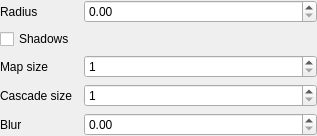
<?xml version="1.0" encoding="UTF-8"?>
<ui version="4.0">
 <class>DirectLightWidget</class>
 <widget class="QWidget" name="DirectLightWidget">
  <property name="geometry">
   <rect>
    <x>0</x>
    <y>0</y>
    <width>317</width>
    <height>129</height>
   </rect>
  </property>
  <property name="windowTitle">
   <string>Form</string>
  </property>
  <property name="locale">
   <locale language="English" country="UnitedStates"/>
  </property>
  <layout class="QVBoxLayout" name="verticalLayout">
   <property name="leftMargin">
    <number>0</number>
   </property>
   <property name="topMargin">
    <number>0</number>
   </property>
   <property name="rightMargin">
    <number>0</number>
   </property>
   <property name="bottomMargin">
    <number>0</number>
   </property>
   <item>
    <layout class="QHBoxLayout" name="radiusLayout">
     <item>
      <widget class="QLabel" name="radiusLabel">
       <property name="sizePolicy">
        <sizepolicy hsizetype="Preferred" vsizetype="Preferred">
         <horstretch>1</horstretch>
         <verstretch>0</verstretch>
        </sizepolicy>
       </property>
       <property name="text">
        <string>Radius</string>
       </property>
      </widget>
     </item>
     <item>
      <widget class="QDoubleSpinBox" name="radiusSpin">
       <property name="sizePolicy">
        <sizepolicy hsizetype="Minimum" vsizetype="Fixed">
         <horstretch>3</horstretch>
         <verstretch>0</verstretch>
        </sizepolicy>
       </property>
      </widget>
     </item>
    </layout>
   </item>
   <item>
    <widget class="QCheckBox" name="shadowsCheckbox">
     <property name="text">
      <string>Shadows</string>
     </property>
    </widget>
   </item>
   <item>
    <layout class="QHBoxLayout" name="mapSizeLayout">
     <item>
      <widget class="QLabel" name="mapSizeLabel">
       <property name="sizePolicy">
        <sizepolicy hsizetype="Preferred" vsizetype="Preferred">
         <horstretch>1</horstretch>
         <verstretch>0</verstretch>
        </sizepolicy>
       </property>
       <property name="text">
        <string>Map size</string>
       </property>
      </widget>
     </item>
     <item>
      <widget class="QSpinBox" name="mapSizeSpin">
       <property name="sizePolicy">
        <sizepolicy hsizetype="Minimum" vsizetype="Fixed">
         <horstretch>3</horstretch>
         <verstretch>0</verstretch>
        </sizepolicy>
       </property>
       <property name="minimum">
        <number>1</number>
       </property>
       <property name="maximum">
        <number>4096</number>
       </property>
      </widget>
     </item>
    </layout>
   </item>
   <item>
    <layout class="QHBoxLayout" name="cascadeSizeLayout">
     <item>
      <widget class="QLabel" name="cascadeSizeLabel">
       <property name="sizePolicy">
        <sizepolicy hsizetype="Preferred" vsizetype="Preferred">
         <horstretch>1</horstretch>
         <verstretch>0</verstretch>
        </sizepolicy>
       </property>
       <property name="text">
        <string>Cascade size</string>
       </property>
      </widget>
     </item>
     <item>
      <widget class="QSpinBox" name="cascadeSizeSpin">
       <property name="sizePolicy">
        <sizepolicy hsizetype="Minimum" vsizetype="Fixed">
         <horstretch>3</horstretch>
         <verstretch>0</verstretch>
        </sizepolicy>
       </property>
       <property name="minimum">
        <number>1</number>
       </property>
       <property name="maximum">
        <number>10</number>
       </property>
      </widget>
     </item>
    </layout>
   </item>
   <item>
    <layout class="QHBoxLayout" name="blurLayout">
     <item>
      <widget class="QLabel" name="blurLabel">
       <property name="sizePolicy">
        <sizepolicy hsizetype="Preferred" vsizetype="Preferred">
         <horstretch>1</horstretch>
         <verstretch>0</verstretch>
        </sizepolicy>
       </property>
       <property name="text">
        <string>Blur</string>
       </property>
      </widget>
     </item>
     <item>
      <widget class="QDoubleSpinBox" name="blurSpin">
       <property name="sizePolicy">
        <sizepolicy hsizetype="Minimum" vsizetype="Fixed">
         <horstretch>3</horstretch>
         <verstretch>0</verstretch>
        </sizepolicy>
       </property>
       <property name="singleStep">
        <double>0.010000000000000</double>
       </property>
      </widget>
     </item>
    </layout>
   </item>
  </layout>
 </widget>
 <resources/>
 <connections/>
</ui>
